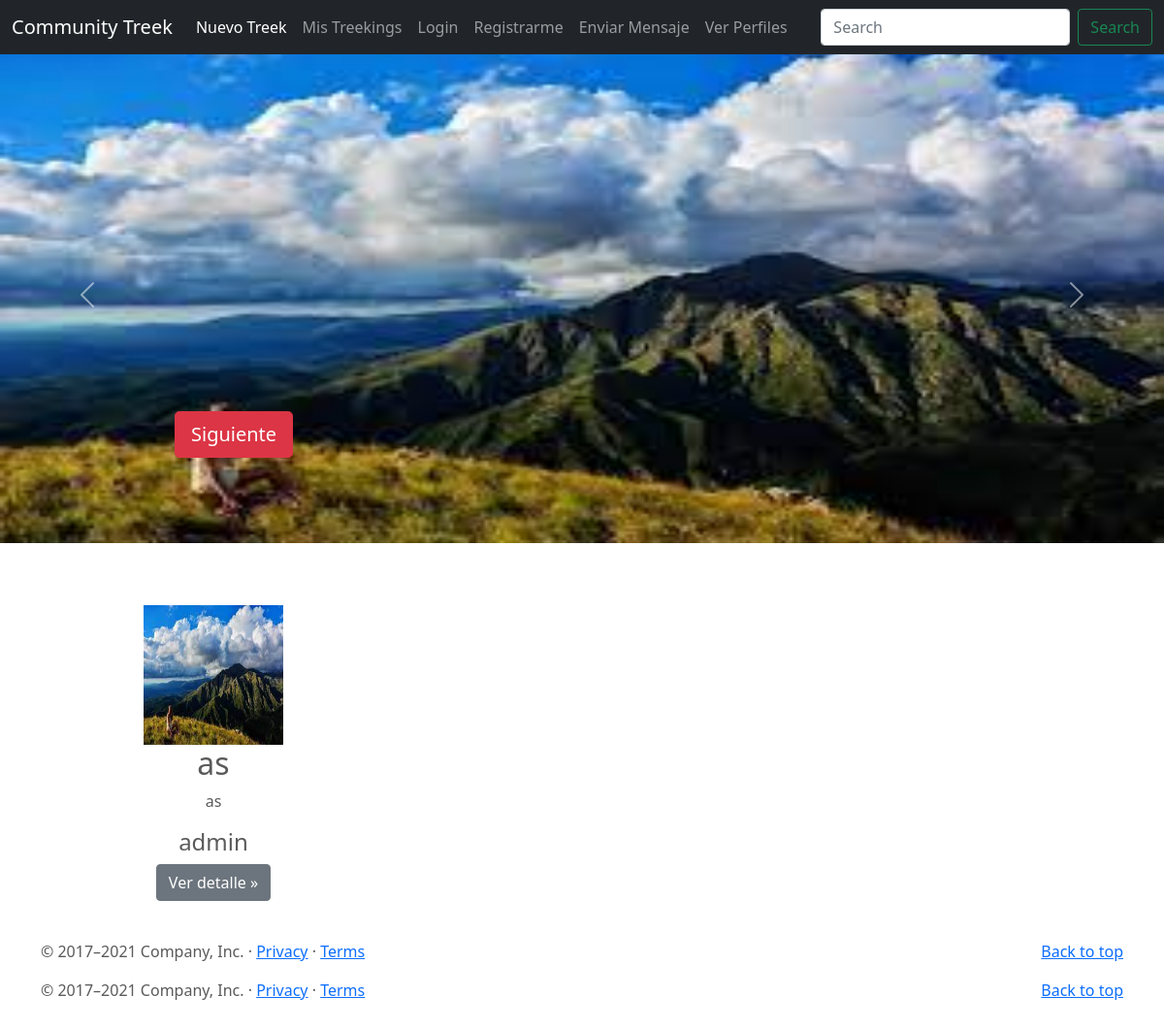
Before: / with the older database file.
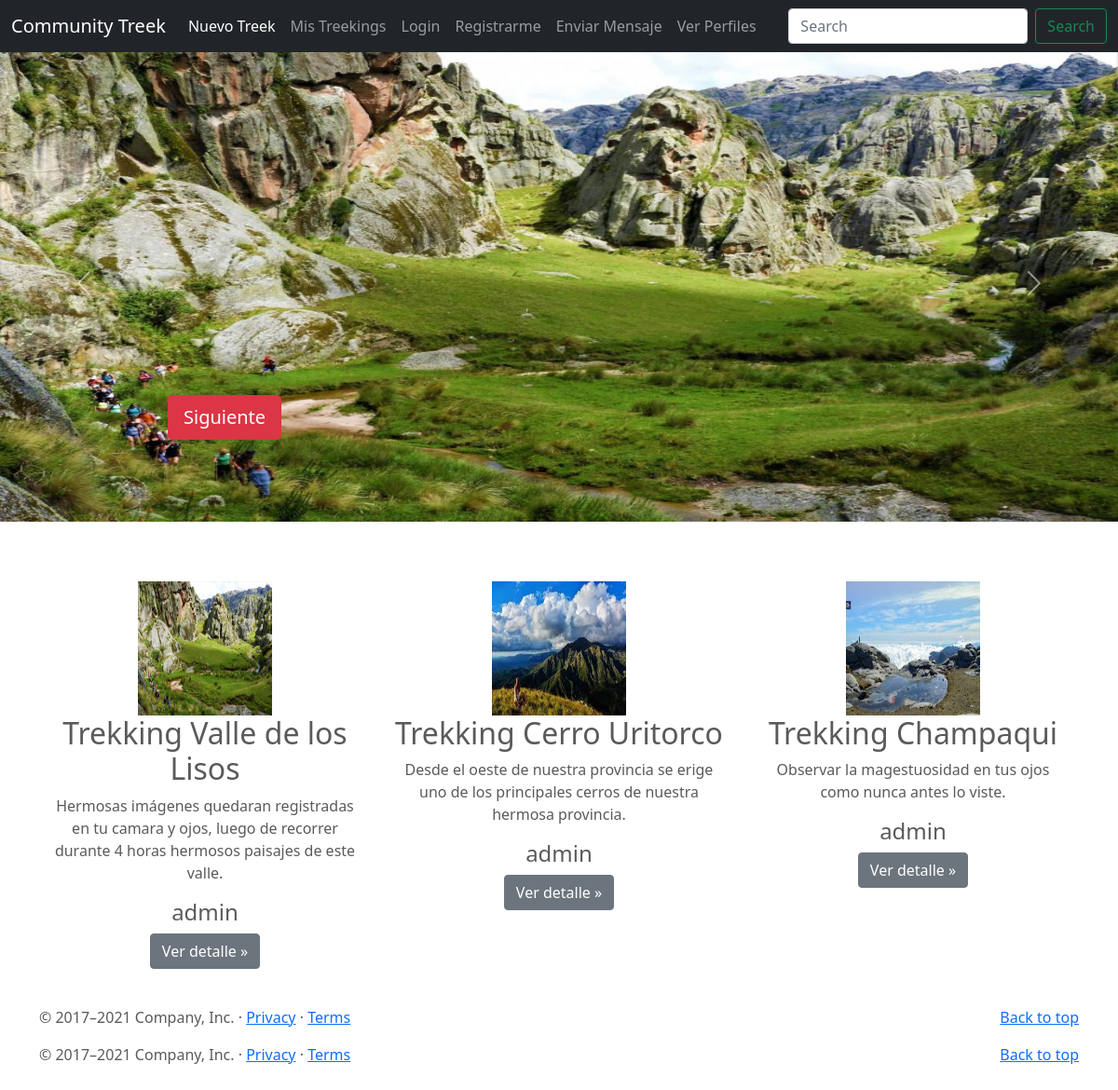
After: the same page with the newer database file.
### CommunityTrekk/models.py (models this page shows, shortened)
class Post(models.Model):
    principal_title= models.CharField(max_length=100)
    principal_subtitle= models.CharField(max_length=500)
    heading= models.CharField(max_length=50)
    description= models.CharField(max_length=250)
    created_the= models.DateTimeField(auto_now_add= True)
    publisher= models.ForeignKey(to= User, on_delete= models.CASCADE, related_name="publisher")
    imagen = models.ImageField(upload_to= "posts", null= True, blank= True)
    imagen2 = models.ImageField(upload_to= "posts", null= True, blank= True)
    imagen3 = models.ImageField(upload_to= "posts", null= True, blank= True)
    trekk_value= models.CharField(max_length=10, default= "$0")
    trekk_duration= models.CharField(max_length=20, default= "1 día")

### CommunityTrekk/views.py (the view)
# urls.py: path('', index, name="index"),
def index(request):
    context= {
            "posts": Post.objects.all()
    }
    return render(request, "CommunityTrekk/index.html", context)

### CommunityTrekk/templates/CommunityTrekk/index.html (shortened to what this page needs)
{% extends "CommunityTrekk/base.html" %}
{% block main%}
<main>
  <div id="myCarousel" class="carousel slide" data-bs-ride="carousel">
    <div class="carousel-inner">
        {% for post in posts %}
          {% if forloop.first %}
            <div class="carousel-item active">
          {% else %}
            <div class="carousel-item">
          {% endif %}
              <img src="{{post.imagen.url}}">
            <div class="container">
              <div class="carousel-caption text-start">
                <p><a class="btn btn-lg btn-danger" href="{% url 'post-detail' post.id %}">Siguiente</a></p>
              </div>
            </div>
          </div>
        {% endfor %}
    </div>
    <button class="carousel-control-prev" type="button" data-bs-target="#myCarousel" data-bs-slide="prev">
      <span class="carousel-control-prev-icon" aria-hidden="true"></span>
    </button>
    <button class="carousel-control-next" type="button" data-bs-target="#myCarousel" data-bs-slide="next">
      <span class="carousel-control-next-icon" aria-hidden="true"></span>
    </button>
  </div>
  <div class="container marketing">
    <div class="row">
      {% for post in posts %}
      <div class="col-lg-4">
        <img src="{{ post.imagen.url }}" height="144" width="144">
        <h2>{{post.heading}}</h2>
        <p>{{post.description}}</p>
        <h4>{{post.publisher.username}}</h4>
        <p><a class="btn btn-secondary" href="{% url 'post-detail' post.id %}">Ver detalle »</a></p>
      </div>
      {% endfor %}
    </div>
  </div>
  <footer class="container">
    <p class="float-end"><a href="https://getbootstrap.com/docs/5.0/examples/carousel/#">Back to top</a></p>
    <p>© 2017–2021 Company, Inc. · <a href="https://getbootstrap.com/docs/5.0/examples/carousel/#">Privacy</a> · <a href="https://getbootstrap.com/docs/5.0/examples/carousel/#">Terms</a></p>
  </footer>
</main>
{% endblock%}

### CommunityTrekk/templates/CommunityTrekk/base.html (shortened to what this page needs)
<!DOCTYPE html>
<html lang="en">
<head>
    {% load static %}
<link href="{%  static 'CommunityTrekk/css/bootstrap.min.css' %}" rel="stylesheet">
    <link href="{% static 'CommunityTrekk/css/carousel.css' %}" rel="stylesheet">
  </head>
  <body>
<header>
  <nav class="navbar navbar-expand-md navbar-dark fixed-top bg-dark">
    <div class="container-fluid">
      <a class="navbar-brand" href="{% url 'index' %}">Community Treek</a>
      <div class="collapse navbar-collapse" id="navbarCollapse">
        <ul class="navbar-nav me-auto mb-2 mb-md-0">
          <li class="nav-item">
            <a class="nav-link active" aria-current="page" href="{% url 'post-create' %}">Nuevo Treek</a>
          </li>
          <li class="nav-item">
            <a class="nav-link" href="{% url 'post-list' %}">Mis Treekings</a>
          </li>
          {% if user.is_authenticated %}
            <li class="nav-item">
              <a class="nav-link" href="{% url 'logout' %}">Logout</a>
            </li>
          {% else %}
            <li class="nav-item">
              <a class="nav-link" href="{% url 'login' %}">Login</a>
            </li>
            <li class="nav-item">
              <a class="nav-link" href="{% url 'signup' %}">Registrarme</a>
            </li>
          {% endif %}
            <li class="nav-item">
              <a class="nav-link" href="{% url 'mensaje-create' %}">Enviar Mensaje</a>
            </li>
            <li class="nav-item">
              <a class="nav-link" href="{% url 'profile-list' %}">Ver Perfiles</a>
            </li>
        </ul>
        <form class="d-flex">
          <input class="form-control me-2" type="search" placeholder="Search" aria-label="Search">
          <button class="btn btn-outline-success" type="submit">Search</button>
        </form>
      </div>
    </div>
  </nav>
</header>
{% block main%}
{% endblock %}
<footer class="container">
  <p class="float-end"><a href="https://getbootstrap.com/docs/5.0/examples/carousel/#">Back to top</a></p>
  <p>© 2017–2021 Company, Inc. · <a href="https://getbootstrap.com/docs/5.0/examples/carousel/#">Privacy</a> · <a href="https://getbootstrap.com/docs/5.0/examples/carousel/#">Terms</a></p>
</footer>
</body></html>

### CommunityTrekk/static/CommunityTrekk/css/carousel.css (style rules this page uses)
body { padding-top: 3rem; padding-bottom: 3rem; color: #5a5a5a; }
.carousel { margin-bottom: 4rem; }
.carousel-caption { bottom: 3rem; z-index: 10; }
.carousel-item { height: 32rem; }
.carousel-item > img { position: absolute; top: 0; left: 0; min-width: 100%; height: 32rem; }
.marketing .col-lg-4 { margin-bottom: 1.5rem; text-align: center; }
.marketing h2 { font-weight: 400; }
.marketing .col-lg-4 p { margin-right: .75rem; margin-left: .75rem; }
@media (min-width: 40em) { .carousel-caption p { margin-bottom: 1.25rem; font-size: 1.25rem; line-height: 1.4; } }

Changed rows visible on the page:
removed Post: imagen (picture), heading "as", description "as", publisher.username "admin"
added Post: imagen (picture), heading "Trekking Valle de los Lisos", description "Hermosas imágenes quedaran registradas en tu camara y ojos, luego de recorrer durante 4 horas hermosos paisajes de este valle.", publisher.username "admin"
added Post: imagen (picture), heading "Trekking Cerro Uritorco", description "Desde el oeste de nuestra provincia se erige uno de los principales cerros de nuestra hermosa provincia.", publisher.username "admin"
added Post: imagen (picture), heading "Trekking Champaqui", description "Observar la magestuosidad en tus ojos como nunca antes lo viste.", publisher.username "admin"
